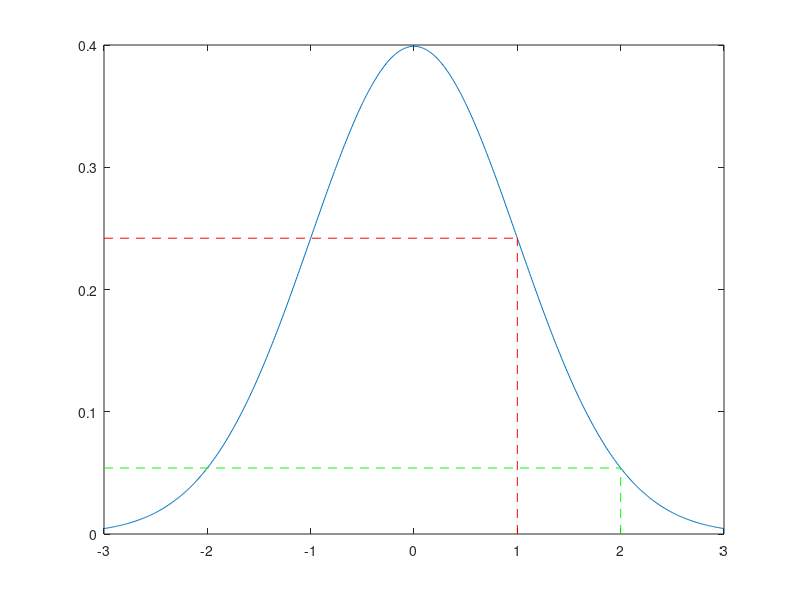

Write the MATLAB code that produced this figure.
%% Simulating fMRI data with some signal embedded
% The objective is to create a small dataset, that has some signal embedded
% within it, and then use a technique such as lasso to recover the signal
% you put there. For this, you are going to use a function for generating
% random data:
doc randn

ntrials = 20;
nvoxels = 40;
X = randn(ntrials,nvoxels);

size(X);

% This created a matrix filled with random numbers---but not just any
% random numbers. Random numbers samples from a normal distribution
% centered on zero with a standard deviation of one. This means that
% numbers closer to zero are more likely than numbers that are far from
% zero (either positive or negative.
q = -3:.01:3; % ``quantile''
m = 0;        % mean
s = 1;        % standard deviation
plot(q,pdf('norm',q,m,s))
% 1 SD from the mean
sd1 = pdf('norm',1,m,s);
line([1 1],[0,sd1],'Color',[1,0,0],'LineStyle','--');
line([-3 1],[sd1,sd1],'Color',[1,0,0],'LineStyle','--');

sd2 = pdf('norm',2,m,s);
line([2 2],[0,sd2],'Color',[0,1,0],'LineStyle','--');
line([-3 2],[sd2,sd2],'Color',[0,1,0],'LineStyle','--');

% So, the probability of a value 2 away from zero is about 0.05, and the
% probabilty of a number 1 away from zero is about .25 2 SD from the mean

% This is important to keep in mind, because understanding the distribution
% of the noise is key to having control over how strong the signal you
% create is.

% For a simple case, let's say the first voxel activates for the first 10
% items, and the second voxel activates for the seconds 10 items, and
% everything else is just left alone (i.e., activating randomly).

X(1:10,1) = X(1:10,1) + 1;
X(11:20,1) = X(11:20,1) + 1;

% Think for a moment---is this signal strong or weak? What is the
% probability of a value being 1 or greater, given the distribution of the
% noise? In the full dataset, what proportion of the voxels carry signal? 

% Think also---what do you think would be a good method for recovering this
% data? What if you just contrasted the activation of the first 10 rows
% with the activation of the second 10 rows for each column? 

% Before running any analyses, save your X matrix so that you can get back
% to it later. Read the manual if necessary.
doc save

% Now, for the sake of it, clear X from the workspace and load it back in.
doc clear
doc load

%  Now: run a t-test at each voxel. That is, for each voxel,
%  compare the activation for the first 10 rows to the second 10 rows.
%  Indicate any voxels that show a significant difference.
doc ttest
% or, if you understand the relationship between regression and t-tests
doc fitglm 

% This might be tricky to wrap your head around at first, but you can do a
% t-test with a regression model. The outcome variable is the activatin
% itself, and you are trying to predict that activation using the row
% labels (which you would need to generate).

%  Now try logistic regression. First---how will you need to set up this
%  problem? You will need an additional variable before you can do logistic
%  regression.
doc fitglm; 
% look under family for binomial. Logistic regression uses a binomial
% distribution.


%  As you might have expected, logistic regression doesn't work. Can you
%  explain why?

%  Now, give LASSO a shot. Use glmnet() to fit LASSO to your fake data.